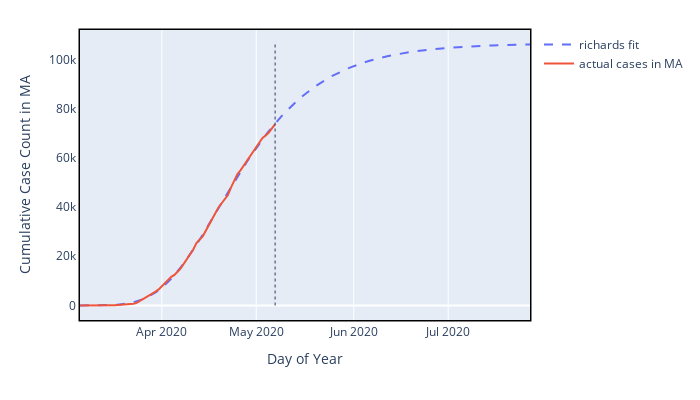

Write notebook code for a chart like this one.
### Code cell
show_region('state','richards','MA',7)
